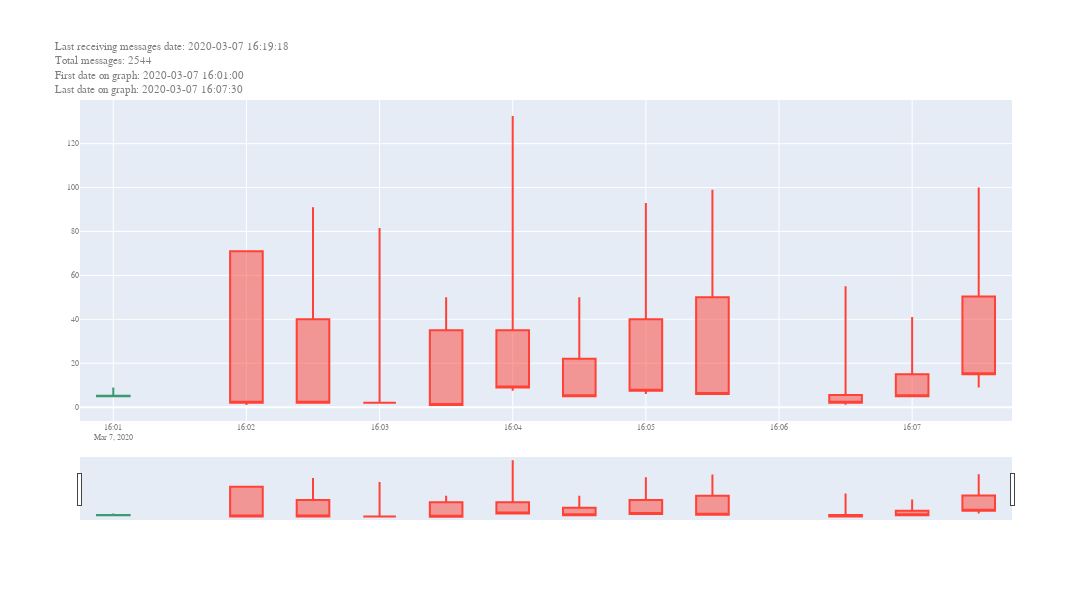

Source (notebook cell):
### Markdown cell above
### Initialize needed variables and starting functions "handling_messages" and "draw_graph"

### Code cell
# STEP 5

df = pd.DataFrame(columns = ['unix_timestamp', 'min_price', 'max_price', 'open_price', 'close_price'])

last_receiving_datetime = None
total_received_messages = 0
current_timestamp = 0
max_timestamp = 0
receiving_process_running = True
error_counter = 0

handling_messages()
draw_graph()

### Figure 1 — Plotly figure (JSON) as saved in the notebook; plotly's stock layout.template omitted (floating-point values rounded to 4 significant figures)
{"data": [{"close": [2.0, 5.194, 2, 2, 1, 9, 5, 6, 7.5, 2, 5, 15], "high": [71, 9, 91, 81.62, 50, 132.6, 50, 99, 93, 55, 41, 100.0], "low": [1, 5, 2, 2, 1, 7.5, 5, 6, 6, 1.1, 5, 9], "open": [71, 5, 40, 2, 35, 35, 22, 50, 40, 5.5, 15, 50.35], "type": "candlestick", "x": ["2020-03-07T16:02:00", "2020-03-07T16:01:00", "2020-03-07T16:02:30", "2020-03-07T16:03:00", "2020-03-07T16:03:30", "2020-03-07T16:04:00", "2020-03-07T16:04:30", "2020-03-07T16:05:30", "2020-03-07T16:05:00", "2020-03-07T16:06:30", "2020-03-07T16:07:00", "2020-03-07T16:07:30"]}], "layout": {"font": {"color": "#7f7f7f", "family": "Courier New, monospace", "size": 8}, "height": 600, "title": {"text": "Last receiving messages date: 2020-03-07 16:19:18<br>Total messages: 2544<br>First date on graph: 2020-03-07 16:01:00<br>Last date on graph: 2020-03-07 16:07:30"}, "width": 1200, "xaxis": {"autorange": true, "range": ["2020-03-07 16:00:45", "2020-03-07 16:07:45"], "rangeslider": {"autorange": true, "range": ["2020-03-07 16:00:45", "2020-03-07 16:07:45"], "yaxis": {"_template": null, "rangemode": "match"}}, "type": "date"}, "yaxis": {"autorange": true, "range": [-6.309, 139.9]}}}
